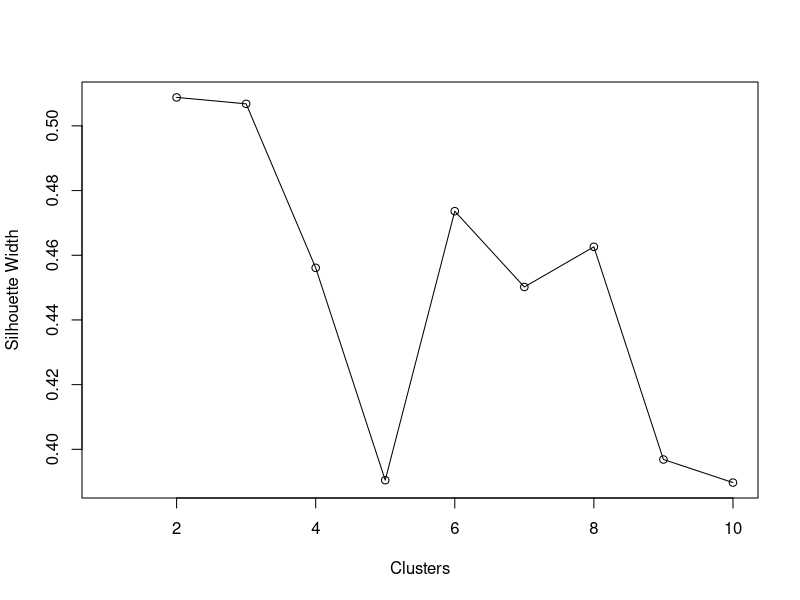
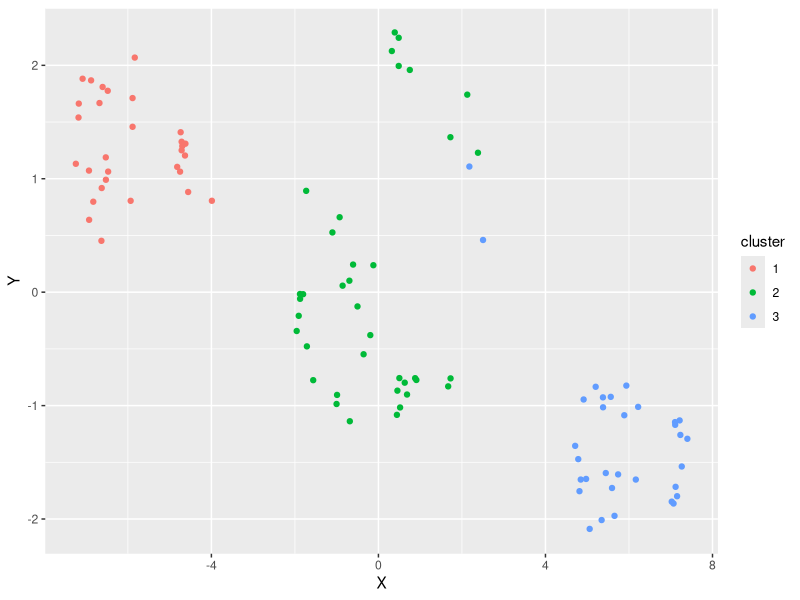

Generate these figures, in order, with R:
library(Rtsne)
library(ggplot2)
library(dplyr)
library(cluster)
library(readr)
df_profiles <- read_csv("df_profiles.csv")
df_profiles_clean = df_profiles %>% select(`SAS Expertise`, Age, `Exp A -G1C1`, `Exp B - G1C2`, `Exp C - G1C3`)
gower_df <- daisy(df_profiles_clean,
                  metric = "gower",
                  type = list())
summary(gower_df)
silhouette <- c()
silhouette = c(silhouette, NA)
for(i in 2:10){
  pam_clusters = pam(as.matrix(gower_df),
                     diss = TRUE,
                     k = i)
  silhouette = c(silhouette ,pam_clusters$silinfo$avg.width)
}
plot(1:10, silhouette,
     xlab = "Clusters",
     ylab = "Silhouette Width")
lines(1:10, silhouette)
pam_profile = pam(gower_df, diss = TRUE, k = 3)
personas = df_profiles[pam_profile$medoids, ]
pam_summary <- df_profiles_clean %>%
  mutate(cluster = pam_profile$clustering) %>%
  group_by(cluster) %>%
  do(cluster_summary = summary(.))
pam_summary$cluster_summary[[1]]
tsne_object <- Rtsne(gower_df, is_distance = TRUE)
tsne_df <- tsne_object$Y %>%
  data.frame() %>%
  setNames(c("X", "Y")) %>%
  mutate(cluster = factor(pam_profile$clustering))
ggplot(aes(x = X, y = Y), data = tsne_df) +
  geom_point(aes(color = cluster))
